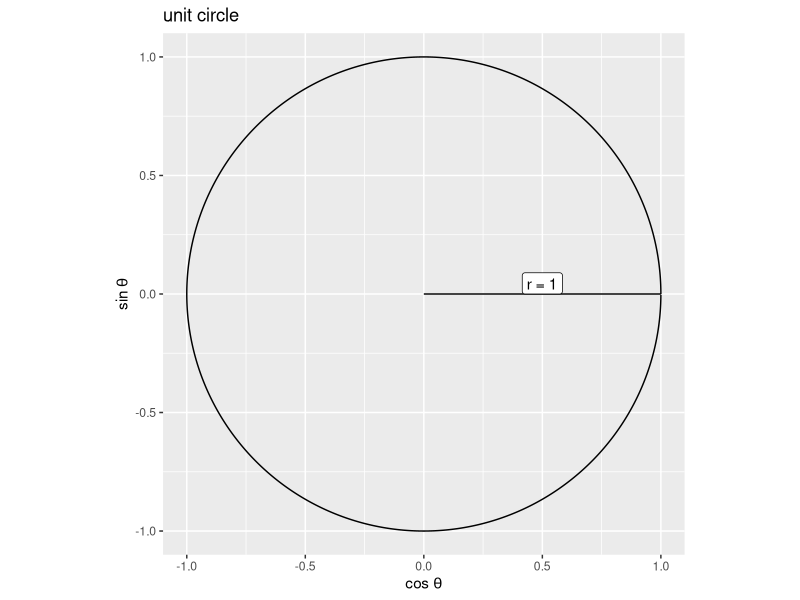
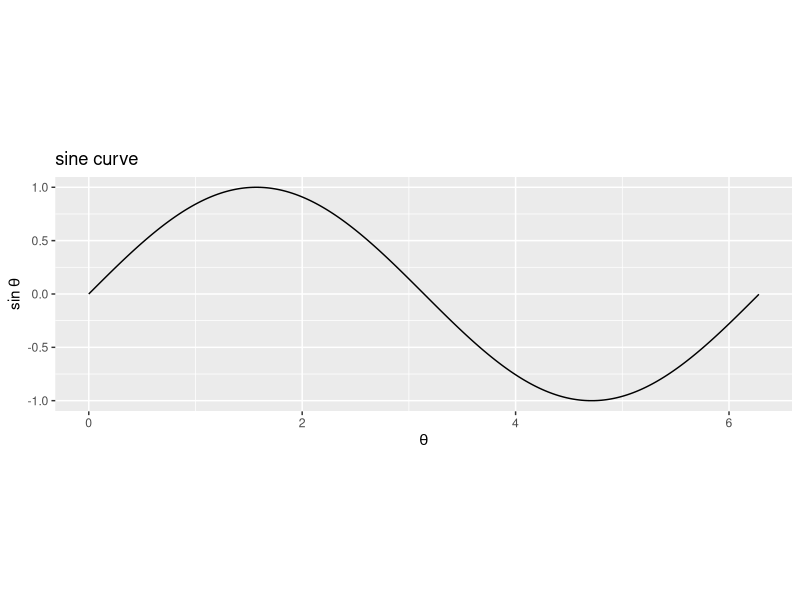
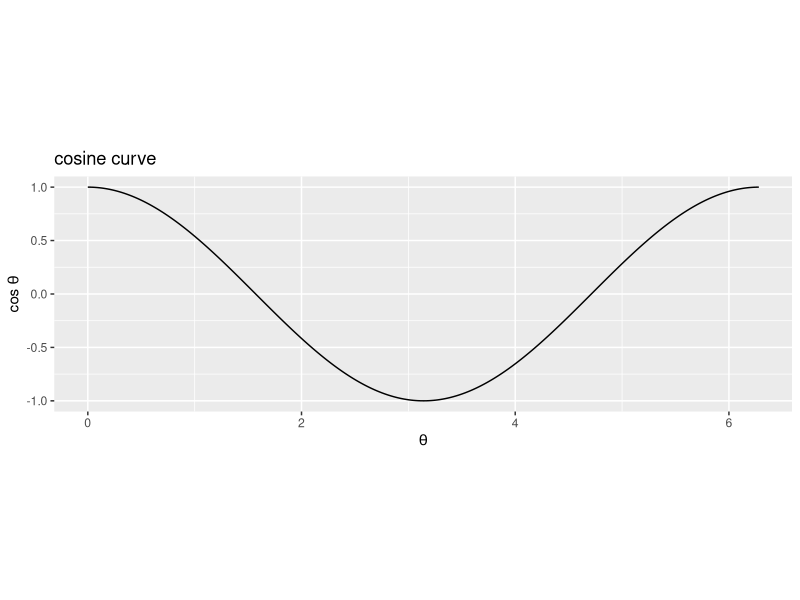
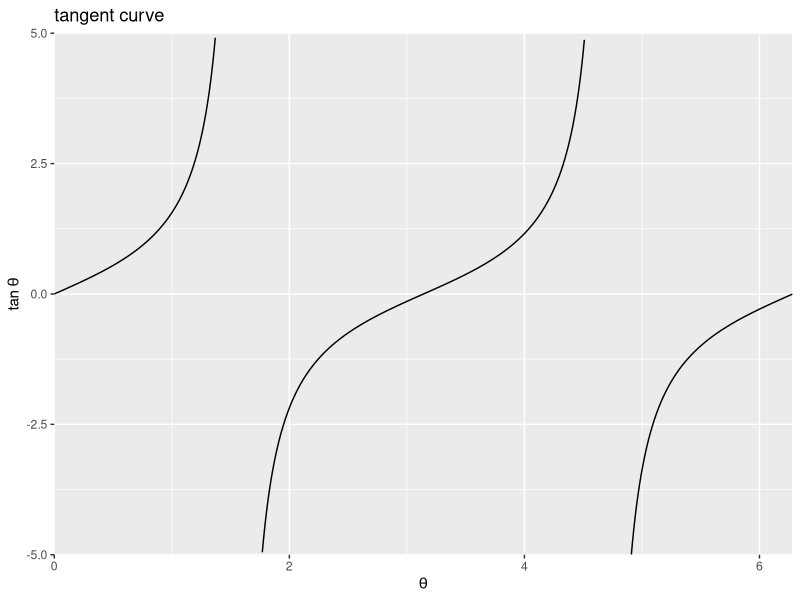
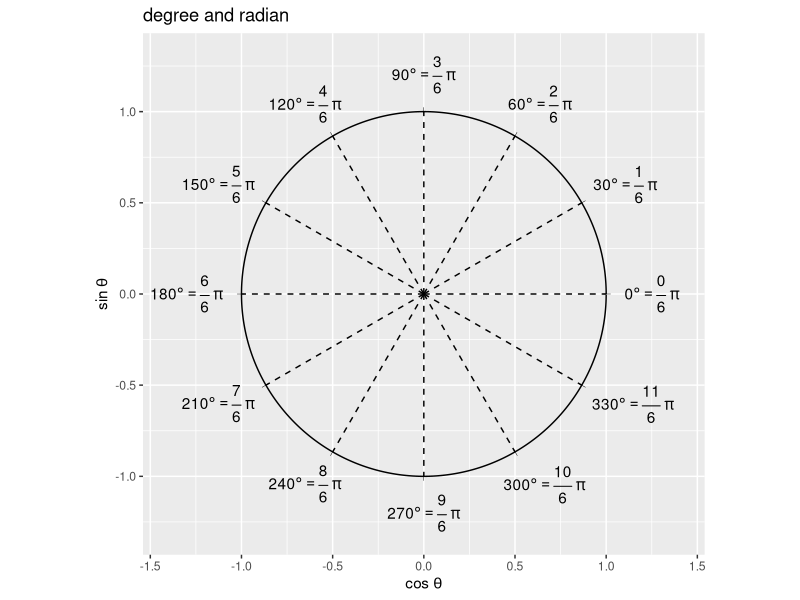
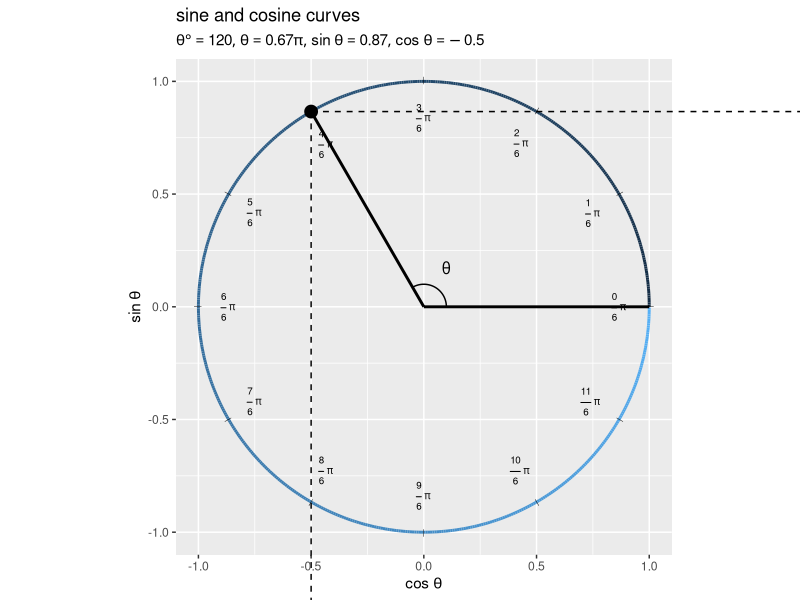
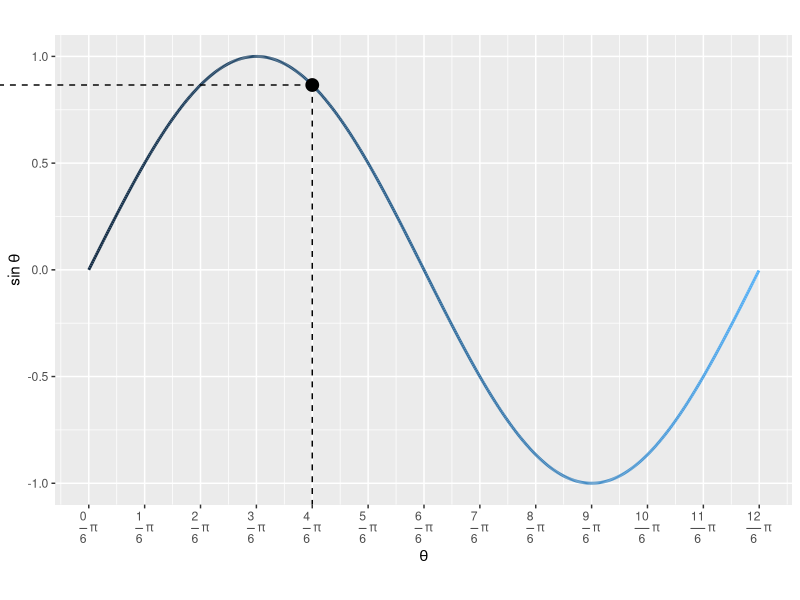
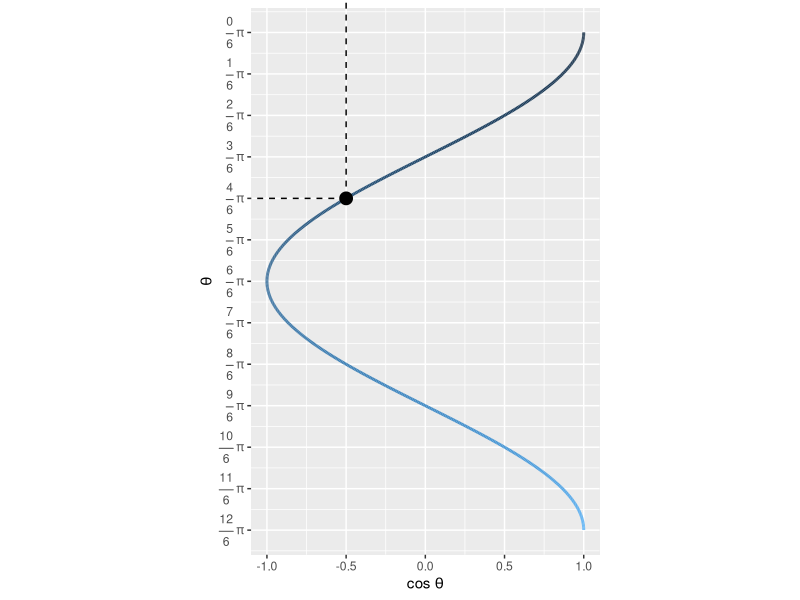

Generate these figures, in order, with R:
## ---- chunk 1
knitr::opts_chunk$set(
  echo = TRUE, 
  message = FALSE, error = FALSE, warning = FALSE # メッセージを非表示
)
## ---- chunk 2
### 資料作成用:(チェック用)

# 利用パッケージ
library(ggplot2)
## ---- chunk 3
# 角度の値を作成
alpha_vals <- seq(from = 0, to = 360, by = 1)

# ラジアンに変換
theta_vals <- alpha_vals / 180 * pi
head(alpha_vals); head(theta_vals)
## ---- chunk 4
# ラジアンの値を作成
theta_vals <- seq(from = 0, to = 2*pi, by = 0.01)
head(theta_vals)
## ---- chunk 5
# サイン波・コサイン波・単位円の描画用
curve_df <- tibble::tibble(
  theta = theta_vals, 
  sin_theta = sin(theta_vals), 
  cos_theta = cos(theta_vals), 
  tan_theta = tan(theta)
)
curve_df
## ---- chunk 6
# 半径の描画用
radius_df <- tibble::tibble(
  xstart = 0, 
  ystart = 0, 
  xend = 1, 
  yend = 0
)

# 半径ラベルの描画用
radius_label_df <- tibble::tibble(
  x = 0.5, 
  y = 0, 
  label = "r = 1"
)

# 単位円を作図
ggplot() + 
  geom_path(data = curve_df, 
            mapping = aes(x = cos_theta, y = sin_theta)) + # 単位円
  geom_segment(data = radius_df, 
               mapping = aes(x = xstart, y = ystart, xend = xend, yend = yend)) + # 半径
  geom_label(data = radius_label_df, 
             mapping = aes(x = x, y = y, label = label), 
             hjust = 0.5, vjust = 0) + # 半径ラベル
  coord_fixed(ratio = 1) + # アスペクト比
  labs(title = "unit circle", 
       x = expression(cos~theta), y = expression(sin~theta))
## ---- chunk 7
# サイン波を作図
ggplot() + 
  geom_line(data = curve_df, 
            mapping = aes(x = theta, y = sin_theta)) + # 関数
  coord_fixed(ratio = 1) + # アスペクト比
  labs(title = "sine curve", 
       x = expression(theta), y = expression(sin~theta))
## ---- chunk 8
# コサイン波を作図
ggplot() + 
  geom_line(data = curve_df, 
            mapping = aes(x = theta, y = cos_theta)) + # 関数
  coord_fixed(ratio = 1) + # アスペクト比
  labs(title = "cosine curve", 
       x = expression(theta), y = expression(cos~theta))
## ---- chunk 9
# 閾値を指定
threshold <- 5

# タンジェント波の描画用
tan_curve_df <- curve_df |> 
  dplyr::select(theta, tan_theta) |> 
  dplyr::mutate(
    tan_theta = dplyr::if_else(
      (tan_theta >= -threshold & tan_theta <= threshold), 
      true = tan_theta, 
      false = NA_real_
    )
  )# 閾値外の値を欠損値に置換
tan_curve_df
## ---- chunk 10
# タンジェント波を作図
ggplot() + 
  geom_line(data = tan_curve_df, 
            mapping = aes(x = theta, y = tan_theta)) + # 関数
  coord_cartesian(ylim = c(-threshold, threshold), expand = FALSE) + # 描画範囲
  labs(title = "tangent curve", 
       x = expression(theta), y = expression(tan~theta))
## ---- chunk 11
# 角度目盛ラベルを作成
rad_label_vec   <- paste0("frac(", 0:12, ", 6)~pi")
angle_label_vec <- paste0(0:12*30, "*degree == frac(", 0:12, ", 6)~pi")

# 角度目盛ラベルの描画用
rad_label_df <- tibble::tibble(
  alpha = 0:11 * 30, 
  theta = 0:11 / 6 * pi, 
  x = cos(theta), 
  y = sin(theta), 
  rad_label = rad_label_vec[1:12], 
  angle_label = angle_label_vec[1:12]
)
rad_label_df
## ---- chunk 12
# 単位円のグラフを作成
d <- 1.1
ggplot() + 
  geom_path(data = curve_df, 
            mapping = aes(x = cos_theta, y = sin_theta)) + # 単位円
  geom_text(data = rad_label_df, 
            mapping = aes(x = x, y = y, angle = alpha+90), 
            label = "|", size = 2) + # 角度目盛
  geom_text(data = rad_label_df, 
            mapping = aes(x = x*d, y = y*d, label = angle_label, hjust = 1-(x*0.5+0.5), vjust = 1-(y*0.5+0.5)), 
            parse = TRUE) + # 角度目盛ラベル
  geom_segment(data = rad_label_df, 
               x = 0, y = 0, mapping = aes(xend = x, yend = y), 
               linetype = "dashed") + # 角度目盛グリッド
  coord_fixed(ratio = 1, xlim = c(-d-0.3, d+0.3), ylim = c(-d-0.2, d+0.2)) + # 描画領域
  labs(title = "degree and radian", 
       x = expression(cos~theta), y = expression(sin~theta))
## ---- chunk 13
# 角度を指定
alpha <- 120

# ラジアンに変換
theta <- alpha / 180 * pi
theta
## ---- chunk 14
# 曲線上の点の描画用
point_df <- tibble::tibble(
  theta = theta, 
  sin_theta = sin(theta), 
  cos_theta = cos(theta), 
  tan_theta = tan(theta)
)
point_df
## ---- chunk 15
# 半径の描画用
radius_df <- tibble::tibble(
  xstart = c(0, 0), 
  ystart = c(0, 0), 
  xend = c(1, cos(theta)), 
  yend = c(0, sin(theta))
)
radius_df
## ---- chunk 16
# 角度マークの描画用
d <- 0.1
angle_df <- tibble::tibble(
  deg = seq(from = 0, to = alpha, by = 1), 
  rad = deg / 180 * pi, 
  x = cos(rad) * d, 
  y = sin(rad) * d
)
angle_df
## ---- chunk 17
# 角度ラベルの描画用
d <- 0.2
angle_label_df <- tibble::tibble(
  deg = 0.5 * alpha, 
  rad = deg / 180 * pi, 
  x = cos(rad) * d, 
  y = sin(rad) * d
)
angle_label_df
## ---- chunk 18
# サイン波・コサイン波との対応用
l <- 2
segment_circle_df <- tibble::tibble(
  xstart = c(cos(theta), cos(theta)), 
  ystart = c(sin(theta), sin(theta)), 
  xend = c(l, cos(theta)), 
  yend = c(sin(theta), -l)
)
segment_circle_df
## ---- chunk 19
# 関数ラベルを作成
fnc_label <- paste0(
  "list(", 
  "theta*degree==", alpha, 
  ", theta==", round(alpha/180, digits = 2), "*pi", 
  ", sin~theta==", round(sin(theta), digits = 2), 
  ", cos~theta==", round(cos(theta), digits = 2), 
  ")"
)

# 単位円を作図
d <- 0.9
circle_graph <- ggplot() + 
  geom_path(data = curve_df, 
            mapping = aes(x = cos_theta, y = sin_theta, color = theta), 
            size = 1) + # 単位円
  geom_segment(data = radius_df, 
               mapping = aes(x = xstart, y = ystart, xend = xend, yend = yend), 
               size = 1) + # 半径
  geom_path(data = angle_df, 
            mapping = aes(x = x, y = y)) + # 角度マーク
  geom_text(data = angle_label_df, 
            mapping = aes(x = x, y = y), 
            label = "theta", parse = TRUE) + # 角度ラベル
  geom_text(data = rad_label_df, 
            mapping = aes(x = x, y = y, angle = alpha+90), 
            label = "|", size = 2) + # ラジアン目盛
  geom_text(data = rad_label_df, 
            mapping = aes(x = x*d, y = y*d, label = rad_label, hjust = x*0.5+0.5, vjust = y*0.5+0.5), 
            parse = TRUE, size = 2.5) + # ラジアン目盛ラベル
  geom_segment(data = segment_circle_df, 
               mapping = aes(x = xstart, y = ystart, xend = xend, yend = yend), 
               linetype = "dashed") + # サイン波・コサイン波との対応線
  geom_point(data = point_df, 
             mapping = aes(x = cos_theta, y = sin_theta), 
             size = 4) + # 関数曲線上の点
  theme(legend.position = "none") + # 凡例を非表示
  coord_fixed(ratio = 1, clip = "off", xlim = c(-1, 1), ylim = c(-1, 1)) + # 描画領域
  labs(title = "sine and cosine curves", 
       subtitle = parse(text = fnc_label), 
       x = expression(cos~theta), y = expression(sin~theta))
circle_graph
## ---- chunk 20
# 横軸(角度)・単位円との対応用
l <- 1.1
segment_sin_df <- tibble::tibble(
  xstart = c(theta, theta), 
  ystart = c(sin(theta), sin(theta)), 
  xend = c(theta, min(theta_vals)-l), 
  yend = c(-l, sin(theta))
)
segment_sin_df
## ---- chunk 21
# サイン波を作図
sin_graph <- ggplot() + 
  geom_line(data = curve_df, 
            mapping = aes(x = theta, y = sin_theta, color = theta), 
            size = 1) + # 関数
  geom_point(data = point_df, 
             mapping = aes(x = theta, y = sin_theta), 
             size = 4) + # 関数曲線上の点
  geom_segment(data = segment_sin_df, 
               mapping = aes(x = xstart, y = ystart, xend = xend, yend = yend), 
               linetype = "dashed") + # 単位円との対応線
  theme(legend.position = "none") + # 凡例を非表示
  scale_x_continuous(breaks = 0:12/6*pi, labels = parse(text = rad_label_vec)) + 
  coord_fixed(ratio = 2, clip = "off", xlim = c(min(theta_vals), max(theta_vals)), ylim = c(-1, 1)) + # 描画領域
  labs(x = expression(theta), y = expression(sin~theta))
sin_graph
## ---- chunk 22
# 縦軸(角度)・単位円との対応用
l <- 1.1
segment_cos_df <- tibble::tibble(
  xstart = c(cos(theta), cos(theta)), 
  ystart = c(theta, theta), 
  xend = c(-l, cos(theta)), 
  yend = c(theta, min(theta_vals)-l)
)
segment_cos_df
## ---- chunk 23
# コサイン波を作図
cos_graph <- ggplot() + 
  geom_path(data = curve_df, 
            mapping = aes(x = cos_theta, y = theta, color = theta), 
            size = 1) + # 関数
  geom_point(data = point_df, 
             mapping = aes(x = cos_theta, y = theta), 
             size = 4) + # 関数曲線上の点
  geom_segment(data = segment_cos_df, 
               mapping = aes(x = xstart, y = ystart, xend = xend, yend = yend), 
               linetype = "dashed") + # 単位円との対応線
  theme(legend.position = "none") + # 凡例を非表示
  scale_y_reverse(breaks = 0:12/6*pi, labels = parse(text = rad_label_vec)) + # y軸を反転
  coord_fixed(ratio = 0.5, clip = "off", xlim = c(-1, 1), ylim = c(max(theta_vals), min(theta_vals))) + # 描画領域
  labs(x = expression(cos~theta), y = expression(theta))
cos_graph
## ---- chunk 24
# グラフを並べて描画
patchwork::wrap_plots(
  circle_graph, sin_graph, cos_graph, patchwork::plot_spacer(), 
  nrow = 2, ncol = 2
)
## ---- chunk 25
# タンジェント波との対応用
l <- 2
segment_circle_df <- tibble::tibble(
  xstart = c(cos(theta), 1), 
  ystart = c(sin(theta), tan(theta)), 
  xend = c(1, l), 
  yend = c(tan(theta), tan(theta))
)
segment_circle_df
## ---- chunk 26
# 閾値を指定
threshold <- 2

# タンジェント波の描画用
tan_curve_df <- curve_df |> 
  dplyr::select(theta, tan_theta) |> 
  dplyr::mutate(
    tan_theta = dplyr::if_else(
      (tan_theta >= -threshold & tan_theta <= threshold), 
      true = tan_theta, 
      false = NA_real_
    )
  )# 閾値外の値を欠損値に置換
tan_curve_df
## ---- chunk 27
# 関数ラベルを作成
fnc_label <- paste0(
  "list(", 
  "theta*degree==", alpha, 
  ", theta==", round(alpha/180, digits = 2), "*pi", 
  ", tan~theta==", round(tan(theta), digits = 2), 
  ")"
)

# 単位円のグラフを作成
d <- 0.9
circle_graph <- ggplot() + 
  geom_path(data = curve_df, 
            mapping = aes(x = cos_theta, y = sin_theta, color = theta), 
            size = 1) + # 単位円
  geom_segment(data = radius_df, 
               mapping = aes(x = xstart, y = ystart, xend = xend, yend = yend), 
               size = 1) + # 半径
  geom_path(data = angle_df, 
            mapping = aes(x = x, y = y)) + # 角度マーク
  geom_text(data = angle_label_df, 
            mapping = aes(x = x, y = y), 
            label = "theta", parse = TRUE) + # 角度ラベル
  geom_text(data = rad_label_df, 
            mapping = aes(x = x, y = y, angle = alpha+90), 
            label = "|", size = 2) + # ラジアン目盛
  geom_text(data = rad_label_df, 
            mapping = aes(x = x*d, y = y*d, label = rad_label, hjust = x*0.5+0.5, vjust = y*0.5+0.5), 
            parse = TRUE, size = 2.5) + # ラジアン目盛ラベル
  geom_segment(data = segment_circle_df, 
               mapping = aes(x = xstart, y = ystart, xend = xend, yend = yend), 
               linetype = "dashed") + # タンジェント波との対応線
  geom_point(data = point_df, 
             mapping = aes(x = cos_theta, y = sin_theta), 
             size = 4) + # 関数曲線上の点
  geom_vline(xintercept = 1, linetype = "dotdash") + # x=1の軸線
  theme(legend.position = "none") + # 凡例を非表示
  coord_fixed(ratio = 1, clip = "off", xlim = c(-1.5, 1.5), c(-threshold, threshold)) + # アスペクト比
  labs(title = "tangent curve", 
       subtitle = parse(text = fnc_label), 
       x = expression(cos~theta), y = expression(sin~theta))
circle_graph
## ---- chunk 28
# 横軸(角度)・単位円との対応用
l <- 1.1
segment_tan_df <- tibble::tibble(
  xstart = c(theta, theta), 
  ystart = c(tan(theta), tan(theta)), 
  xend = c(theta, min(theta_vals)-l), 
  yend = c(-threshold*l, tan(theta))
)
segment_tan_df
## ---- chunk 29
# タンジェント波を作図
tan_graph <- ggplot() + 
  geom_line(data = tan_curve_df, 
            mapping = aes(x = theta, y = tan_theta, color = theta), 
            size = 1) + # 関数
  geom_point(data = point_df, 
             mapping = aes(x = theta, y = tan_theta), 
             size = 4) + # 関数曲線上の点
  geom_segment(data = segment_tan_df, 
               mapping = aes(x = xstart, y = ystart, xend = xend, yend = yend), 
               linetype = "dashed") + # 単位円との対応線
  theme(legend.position = "none") + # 凡例を非表示
  scale_x_continuous(breaks = 0:12/6*pi, labels = parse(text = rad_label_vec)) + 
  coord_fixed(ratio = 1, clip = "off", xlim = c(min(theta_vals), max(theta_vals)), ylim = c(-threshold, threshold)) + # 描画領域
  labs(x = expression(theta), y = expression(tan~theta))
tan_graph
## ---- chunk 30
# グラフを並べて描画
patchwork::wrap_plots(
  circle_graph, tan_graph, 
  nrow = 1, ncol = 2
)
## ---- chunk 31
# フレーム数を指定
frame_num <- 100

# 角度として使う値を作成
alpha_i <- seq(from = 0, to = 360, length.out = frame_num+1)[1:frame_num]
theta_i <- alpha_i / 180 * pi
head(alpha_i); head(theta_i)
## ---- chunk 32
### 資料作成用:(チェック用)

# 利用パッケージ
library(ggplot2)
## ---- chunk 33
# 角度を指定
alpha <- -120

# ラジアンに変換
theta <- alpha / 180 * pi
theta
## ---- chunk 34
# 関数の点の描画用
point_df <- tibble::tibble(
  theta = theta, 
  sin_theta = sin(theta), 
  cos_theta = cos(theta)
)
point_df
## ---- chunk 35
# 単位円の描画用
circle_df <- tibble::tibble(
  theta = seq(from = 0, to = 2*pi, by = 0.04), 
  sin_theta = sin(theta), 
  cos_theta = cos(theta)
)
circle_df
## ---- chunk 36
# 角度目盛の描画用
tick_df <- tibble::tibble(
  alpha = 0:11 * 30, 
  theta = 0:11 / 6 * pi, 
  x = cos(theta), 
  y = sin(theta), 
  rad_label = paste0("frac(", 0:11, ", 6)~pi")
)
tick_df
## ---- chunk 37
# 半径の描画用
radius_df <- tibble::tibble(
  x_from = c(0, 0), 
  y_from = c(0, 0), 
  x_to = c(1, cos(theta)), 
  y_to = c(0, sin(theta))
)

# 角度マークの描画用
d <- 0.1
angle_df <- tibble::tibble(
  theta = seq(from = min(0, theta), to = max(0, theta), by = 0.1), 
  x = cos(theta) * d, 
  y = sin(theta) * d
)

# 角度ラベルの描画用
d <- 0.2
angle_label_df <- tibble::tibble(
  theta = 0.5 * theta, 
  x = cos(theta) * d, 
  y = sin(theta) * d, 
  angle_label = "theta"
)
radius_df; angle_df; angle_label_df
## ---- chunk 38
# sin関数の線の描画用
sin_line_df <- tibble::tibble(
  x_from = cos(theta), 
  y_from = 0, 
  x_to = cos(theta), 
  y_to = sin(theta)
)

# sin関数の線ラベルの描画用
sin_label_df <- sin_line_df |> 
  dplyr::mutate(
    # 中点に配置
    x = median(c(x_from, x_to)), 
    y = median(c(y_from, y_to)), 
    fnc_label = paste0("sin~theta")
  ) |> 
  dplyr::select(x, y, fnc_label)
sin_line_df; sin_label_df
## ---- chunk 39
# 描画領域のサイズを設定
axis_size <- 1.5
l         <- 2

# サイン波との対応用
segment_circle_df <- tibble::tibble(
  x_from = cos(theta), 
  y_from = sin(theta), 
  x_to = -l, 
  y_to = sin(theta)
)
segment_circle_df
## ---- chunk 40
# 関数ラベルを作成
fnc_label <- paste0(
  "list(", 
  "theta==", round(theta/pi, digits = 2), "*pi", 
  ", sin~theta==", round(sin(theta), digits = 2), 
  ", cos~theta==", round(cos(theta), digits = 2), 
  ")"
)

# 単位円を作図
d <- 1.1
circle_graph <- ggplot() + 
  geom_path(data = circle_df, 
            mapping = aes(x = cos_theta, y = sin_theta), 
            size = 1) + # 単位円
  geom_text(data = tick_df, 
            mapping = aes(x = x, y = y, angle = alpha+90), 
            label = "|", size = 2) + # 角度目盛
  geom_text(data = tick_df, 
            mapping = aes(x = x*d, y = y*d, label = rad_label, 
                          hjust = 1-(x*0.5+0.5), vjust = 1-(y*0.5+0.5)), parse = TRUE) + # 角度目盛ラベル
  geom_segment(data = radius_df, 
               mapping = aes(x = x_from, y = y_from, xend = x_to, yend = y_to)) + # 半径
  geom_path(data = angle_df, 
            mapping = aes(x = x, y = y)) + # 角度マーク
  geom_text(data = angle_label_df, 
            mapping = aes(x = x, y = y, label = angle_label), parse = TRUE) + # 角度ラベル
  geom_segment(data = sin_line_df, 
               mapping = aes(x = x_from, y = y_from, xend = x_to, yend = y_to), 
               color = "red", size = 1) + # sin関数
  geom_text(data = sin_label_df, 
             mapping = aes(x = x, y = y, label = fnc_label), parse = TRUE, 
             angle = 90, vjust = 1, color = "red") + # sin関数ラベル
  geom_segment(data = segment_circle_df, 
               mapping = aes(x = x_from, y = y_from, xend = x_to, yend = y_to), 
               linetype = "dashed") + # sin波との対応線
  geom_point(data = point_df, 
             mapping = aes(x = cos_theta, y = sin_theta), 
             size = 4) + # 単位円上の点
  coord_fixed(ratio = 1, clip = "off", xlim = c(-axis_size, axis_size), ylim = c(-axis_size, axis_size)) + # 描画領域
  labs(title = "unit circle", 
       subtitle = parse(text = fnc_label), 
       x = "x", y = "y")
circle_graph
## ---- chunk 41
# 作図用のラジアンの値を作成
theta_vals <- seq(from = theta-pi, to = theta+pi, by = 0.01)
head(theta_vals)
## ---- chunk 42
# サイン波の描画用
sin_curve_df <- tibble::tibble(
  theta = theta_vals, 
  sin_theta = sin(theta_vals)
)
sin_curve_df
## ---- chunk 43
# x軸(角度)・単位円との対応用
d <- 1.1
segment_sin_df <- tibble::tibble(
  x_from = c(theta, theta), 
  y_from = c(sin(theta), sin(theta)), 
  x_to = c(theta, max(theta_vals)+l), 
  y_to = c(-axis_size*d, sin(theta))
)
segment_sin_df
## ---- chunk 44
# x軸目盛ラベルの描画用の値を作成
tick_min <- floor(min(theta_vals) * 6 / pi)
tick_vec <- seq(from = tick_min, to = tick_min+13, by = 1)
tick_vec
## ---- chunk 45
# 関数ラベルを作成
fnc_label <- paste0(
  "list(", 
  "theta==", round(theta/pi, digits = 2), "*pi", 
  ", sin~theta==", round(sin(theta), digits = 2), 
  ")"
)

# サイン波を作図
sin_graph <- ggplot() + 
  geom_line(data = sin_curve_df, 
            mapping = aes(x = theta, y = sin_theta), 
            color = "red", size = 1) + # sin関数
  geom_segment(data = segment_sin_df, 
               mapping = aes(x = x_from, y = y_from, xend = x_to, yend = y_to), 
               linetype = "dashed") + # 単位円との対応線
  geom_point(data = point_df, 
             mapping = aes(x = theta, y = sin_theta), 
             size = 4) + # 関数曲線上の点
  scale_x_continuous(breaks = tick_vec/6*pi, 
                     labels = parse(text = paste0("frac(", tick_vec, ", 6)~pi"))) + # 角度目盛ラベル
  coord_fixed(ratio = 1, clip = "off", 
              xlim = c(min(theta_vals), max(theta_vals)), ylim = c(-axis_size, axis_size)) + # 描画領域
  labs(title = "sine curve", 
       subtitle = parse(text = fnc_label), 
       x = expression(theta), y = expression(sin(theta)))
sin_graph
## ---- chunk 46
# グラフを並べて描画
patchwork::wrap_plots(sin_graph, circle_graph)
## ---- chunk 47
# フレーム数を指定
frame_num <- 100

# 角度の範囲を指定
theta_min <- -2 * pi
theta_max <- 2 * pi

# フレームごとの角度を作成
theta_i <- seq(from = theta_min, to = theta_max, length.out = frame_num+1)[1:frame_num]
head(theta_i)
## ---- chunk 48
### 資料作成用:(チェック用)

# 利用パッケージ
library(ggplot2)
## ---- chunk 49
# 関数の係数を指定
k <- 3

# 角度を指定
alpha <- 120

# ラジアンに変換
theta <- alpha / 180 * pi
theta
## ---- chunk 50
# 関数の点の描画用
point_df <- tibble::tibble(
  theta = theta, 
  sin_theta = sin(theta) * c(1, k), 
  cos_theta = cos(theta) * c(1, k), 
  fnc = c("sin theta", "k sin theta")
)
point_df
## ---- chunk 51
# 単位円の描画用
tmp_vals <- seq(from = 0, to = 2*pi, by = 0.05)
circle_df <- tibble::tibble(
  theta = c(tmp_vals, tmp_vals), 
  sin_theta = c(sin(tmp_vals), sin(tmp_vals)*k), 
  cos_theta = c(cos(tmp_vals), cos(tmp_vals)*k), 
  fnc = rep(c("sin theta", "k sin theta"), each = length(tmp_vals))
)
circle_df
## ---- chunk 52
# 角度目盛の描画用
tick_df <- tibble::tibble(
  alpha = 0:11 * 30, 
  theta = 0:11 / 6 * pi, 
  x = cos(theta), 
  y = sin(theta), 
  rad_label = paste0("frac(", 0:11, ", 6)~pi")
)
tick_df
## ---- chunk 53
# 半径の描画用
radius_df <- tibble::tibble(
  x_from = c(0, 0, 0), 
  y_from = c(0, 0, 0), 
  x_to = c(1, cos(theta), cos(theta)*k), 
  y_to = c(0, sin(theta), sin(theta)*k), 
  fnc = c("r", "sin theta", "k sin theta")
)

# 角度マークの描画用
d <- 0.1
angle_df <- tibble::tibble(
  theta = seq(from = min(0, theta), to = max(0, theta), length.out = 100), 
  x = cos(theta) * d, 
  y = sin(theta) * d
)

# 角度ラベルの描画用
d <- 0.2
angle_label_df <- tibble::tibble(
  theta = 0.5 * theta, 
  x = cos(theta) * d, 
  y = sin(theta) * d, 
  angle_label = "theta"
)
radius_df; angle_df; angle_label_df
## ---- chunk 54
# sin関数の線の描画用
sin_line_df <- tibble::tibble(
  x_from = c(cos(theta), cos(theta)*k), 
  y_from = c(0, 0), 
  x_to = c(cos(theta), cos(theta)*k), 
  y_to = c(sin(theta), sin(theta)*k), 
  fnc = c("sin theta", "k sin theta")
)

# sin関数の線ラベルの描画用
sin_label_df <- sin_line_df |> 
  dplyr::group_by(fnc) |> # 中点の計算用
  dplyr::mutate(
    # 中点に配置
    x = median(c(x_from, x_to)), 
    y = median(c(y_from, y_to))
  ) |> 
  dplyr::ungroup() |> 
  tibble::add_column(
    fnc_label = c("sin~theta", "k~sin~theta")
  ) |> 
  dplyr::select(x, y, fnc, fnc_label)
sin_line_df; sin_label_df
## ---- chunk 55
# 描画領域のサイズを設定
axis_size <- max(1, abs(k)) + 0.5
l         <- 1.5

# サイン波との対応用
segment_circle_df <- tibble::tibble(
  x_from = c(cos(theta), cos(theta)*k), 
  y_from = c(sin(theta), sin(theta)*k), 
  x_to = c(-axis_size-l, -axis_size-l), 
  y_to = c(sin(theta), sin(theta)*k), 
  fnc = c("sin theta", "k sin theta")
)
segment_circle_df
## ---- chunk 56
# 関数ラベルを作成
fnc_label <- paste0(
  "list(", 
  "theta==", round(theta/pi, digits = 2), "*pi", 
  ", k==", k, 
  ", sin~theta==", round(sin(theta), digits = 2), 
  ", cos~theta==", round(cos(theta), digits = 2), 
  ")"
)

# 単位円を作図
d <- 1.2
circle_graph <- ggplot() + 
  geom_path(data = circle_df, 
            mapping = aes(x = cos_theta, y = sin_theta, group = fnc, linetype = fnc), 
            size = 1) + # 単位円
  geom_text(data = tick_df, 
            mapping = aes(x = x, y = y, angle = alpha+90), 
            label = "|", size = 2) + # 角度目盛
  geom_text(data = tick_df, 
            mapping = aes(x = x*d, y = y*d, label = rad_label, 
                          hjust = 1-(x*0.5+0.5), vjust = 1-(y*0.5+0.5)), parse = TRUE) + # 角度目盛ラベル
  geom_segment(data = radius_df, 
               mapping = aes(x = x_from, y = y_from, xend = x_to, yend = y_to, linetype = fnc)) + # 半径
  geom_path(data = angle_df, 
            mapping = aes(x = x, y = y)) + # 角度マーク
  geom_text(data = angle_label_df, 
            mapping = aes(x = x, y = y, label = angle_label), parse = TRUE) + # 角度ラベル
  geom_segment(data = sin_line_df, 
               mapping = aes(x = x_from, y = y_from, xend = x_to, yend = y_to, color = fnc), 
               size = 1) + # sin関数
  geom_text(data = sin_label_df, 
             mapping = aes(x = x, y = y, label = fnc_label, color = fnc), parse = TRUE, 
             angle = 90, vjust = 1) + # sin関数ラベル
  geom_segment(data = segment_circle_df, 
               mapping = aes(x = x_from, y = y_from, xend = x_to, yend = y_to), 
               linetype = "dotted") + # sin波との対応線
  geom_point(data = point_df, 
             mapping = aes(x = cos_theta, y = sin_theta), 
             size = 4) + # 円上の点
  scale_color_manual(breaks = c("sin theta", "k sin theta"), 
                     values = c("red", "blue")) + # 線の色
  scale_linetype_manual(breaks = c("sin theta", "k sin theta", "r"), 
                        values = c("solid", "dashed", "solid")) + # 線の種類
  theme(legend.position = "none") + # 凡例の非表示
  coord_fixed(ratio = 1, clip = "off", 
              xlim = c(-axis_size, axis_size), ylim = c(-axis_size, axis_size)) + # 描画領域
  labs(title = "unit circle", 
       subtitle = parse(text = fnc_label), 
       x = "x", y = "y")
circle_graph
## ---- chunk 57
# 作図用のラジアンの値を作成
theta_vals <- seq(from = theta-2*pi, to = theta+2*pi, by = 0.01)
head(theta_vals)
## ---- chunk 58
# サイン波の描画用
sin_curve_df <- tibble::tibble(
  theta = c(theta_vals, theta_vals), 
  sin_theta = c(sin(theta_vals), sin(theta_vals)*k), 
  fnc = rep(c("sin theta", "k sin theta"), each = length(theta_vals))
)
sin_curve_df
## ---- chunk 59
# x軸(角度)・単位円との対応用
d <- 1.1
segment_sin_df <- tibble::tibble(
  x_from = c(theta, theta, theta, theta), 
  y_from = c(sin(theta), sin(theta), sin(theta)*k, sin(theta)*k), 
  x_to = c(theta, max(theta_vals)+l, theta, max(theta_vals)+l), 
  y_to = c(-axis_size*d, sin(theta), -axis_size*d, sin(theta)*k), 
  fnc = rep(c("sin theta", "k sin theta"), each = 2)
)
segment_sin_df
## ---- chunk 60
# x軸目盛ラベルの描画用の値を作成
tick_min <- floor(min(theta_vals) * 6 / pi)
tick_vec <- seq(from = tick_min, to = tick_min+25, by = 1)
tick_vec
## ---- chunk 61
# 関数ラベルを作成
fnc_label <- paste0(
  "list(", 
  "theta==", round(theta/pi, digits = 2), "*pi", 
  ", k==", k, 
  ", sin~theta==", round(sin(theta), digits = 2), 
  ", k~sin~theta==", round(sin(theta)*k, digits = 2), 
  ")"
)

# サイン波を作図
sin_graph <- ggplot() + 
  geom_line(data = sin_curve_df, 
            mapping = aes(x = theta, y = sin_theta, color = fnc), 
            size = 1) + # sin関数
  geom_segment(data = segment_sin_df, 
               mapping = aes(x = x_from, y = y_from, xend = x_to, yend = y_to), 
               linetype = "dotted") + # 単位円との対応線
  geom_point(data = point_df, 
             mapping = aes(x = theta, y = sin_theta), 
             size = 4) + # 関数曲線上の点
  scale_x_continuous(breaks = tick_vec/6*pi, 
                     labels = parse(text = paste0("frac(", tick_vec, ", 6)~pi"))) + # 角度目盛ラベル
  scale_color_manual(breaks = c("sin theta", "k sin theta"), 
                     values = c("red", "blue"), 
                     labels = parse(text = c("sin~theta", "k~sin~theta")), 
                     name = "function") + # 線の色
  coord_fixed(ratio = 1, clip = "off", 
              xlim = c(min(theta_vals), max(theta_vals)), ylim = c(-axis_size, axis_size)) + # 描画領域
  labs(title = "sine curve", 
       subtitle = parse(text = fnc_label), 
       x = expression(theta), y = expression(f(theta)))
sin_graph
## ---- chunk 62
# グラフを並べて描画
patchwork::wrap_plots(sin_graph, circle_graph) + 
  patchwork::plot_layout(guides = "collect")
## ---- chunk 63
# フレーム数を指定
frame_num <- 100

# 関数の係数を指定
k <- 3

# 角度の範囲を指定
theta_min <- -2 * pi
theta_max <- 2 * pi

# フレームごとの角度を作成
theta_i <- seq(from = theta_min, to = theta_max, length.out = frame_num+1)[1:frame_num]
head(theta_i)
## ---- chunk 64
# 変数の係数を指定
a <- 4

# 角度を指定
alpha <- 60

# ラジアンに変換
theta <- alpha / 180 * pi
theta
## ---- chunk 65
# 関数の点の描画用
point_df <- tibble::tibble(
  theta = c(theta, theta), 
  sin_theta = sin(theta * c(1, a)), 
  cos_theta = cos(theta * c(1, a)), 
  fnc = c("sin theta", "sin(a theta)")
)
point_df
## ---- chunk 66
# 単位円の描画用
circle_df <- tibble::tibble(
  theta = seq(from = 0, to = 2*pi, by = 0.04), 
  sin_theta = sin(theta), 
  cos_theta = cos(theta)
)

# 角度目盛の描画用
tick_df <- tibble::tibble(
  alpha = 0:11 * 30, 
  theta = 0:11 / 6 * pi, 
  x = cos(theta), 
  y = sin(theta), 
  rad_label = paste0("frac(", 0:11, ", 6)~pi")
)
circle_df; tick_df
## ---- chunk 67
# 半径の描画用
radius_df <- tibble::tibble(
  x_from = c(0, 0, 0), 
  y_from = c(0, 0, 0), 
  x_to = c(1, cos(theta), cos(theta*a)), 
  y_to = c(0, sin(theta), sin(theta*a)), 
  fnc = c("r", "sin theta", "sin(a theta)")
)

# 角度マークの描画用
d1 <- 0.15
d2 <- 0.2
tmp_vals  <- seq(from = min(0, theta), to = max(0, theta), length.out = 100)
angle_df <- tibble::tibble(
  rad = c(tmp_vals, tmp_vals), 
  x = c(cos(tmp_vals)*d1, cos(tmp_vals*a)*d2), 
  y = c(sin(tmp_vals)*d1, sin(tmp_vals*a)*d2), 
  ang = c(rep(c("theta", "a theta"), each = length(tmp_vals)))
)

# 角度ラベルの描画用
d1 <- 0.1
d2 <- 0.3
angle_label_df <- tibble::tibble(
  rad = c(median(c(0, theta)), median(c(0, theta*a))), 
  x = cos(rad) * c(d1, d2), 
  y = sin(rad) * c(d1, d2), 
  angle_label = c("theta", "a*theta"), 
  ang = c("theta", "a theta")
)
radius_df; angle_df; angle_label_df
## ---- chunk 68
# sin関数の線の描画用
sin_line_df <- tibble::tibble(
  x_from = c(cos(theta), cos(theta*a)), 
  y_from = c(0, 0), 
  x_to = c(cos(theta), cos(theta*a)), 
  y_to = c(sin(theta), sin(theta*a)), 
  fnc = c("sin theta", "sin(a theta)")
)

# sin関数の線ラベルの描画用
sin_label_df <- sin_line_df |> 
  dplyr::group_by(fnc) |> # 中点の計算用
  dplyr::mutate(
    # 中点に配置
    x = median(c(x_from, x_to)), 
    y = median(c(y_from, y_to))
  ) |> 
  dplyr::ungroup() |> 
  tibble::add_column(
    fnc_label = c("sin~theta", "sin~(a*theta)")
  ) |> 
  dplyr::select(x, y, fnc, fnc_label)
sin_line_df; sin_label_df
## ---- chunk 69
# 描画領域のサイズを設定
axis_size <- 1.5
l         <- 0.5

# サイン波との対応用
segment_circle_df <- tibble::tibble(
  x_from = c(cos(theta), cos(theta*a)), 
  y_from = c(sin(theta), sin(theta*a)), 
  x_to = c(-axis_size-l, -axis_size-l), 
  y_to = c(sin(theta), sin(theta*a)), 
  fnc = c("sin theta", "sin(a theta)")
)
segment_circle_df
## ---- chunk 70
# 関数ラベルを作成
fnc_label <- paste0(
  "list(", 
  "theta==", round(theta/pi, digits = 2), "*pi", 
  ", a==", round(a, digits = 2), 
  ", sin~theta==", round(sin(theta), digits = 2), 
  ", cos~theta==", round(cos(theta), digits = 2), 
  ")"
)

# 円を作図
d <- 1.2
circle_graph <- ggplot() + 
  geom_path(data = circle_df, 
            mapping = aes(x = cos_theta, y = sin_theta), 
            size = 1) + # 単位円
  geom_text(data = tick_df, 
            mapping = aes(x = x, y = y, angle = alpha+90), 
            label = "|", size = 2) + # 角度目盛
  geom_text(data = tick_df, 
            mapping = aes(x = x*d, y = y*d, label = rad_label, 
                          hjust = 1-(x*0.5+0.5), vjust = 1-(y*0.5+0.5)), parse = TRUE) + # 角度目盛ラベル
  geom_segment(data = radius_df, 
               mapping = aes(x = x_from, y = y_from, xend = x_to, yend = y_to, linetype = fnc)) + # 半径
  geom_path(data = angle_df, 
            mapping = aes(x = x, y = y, color = ang)) + # 角度マーク
  geom_text(data = angle_label_df, 
            mapping = aes(x = x, y = y, label = angle_label, color = ang), parse = TRUE) + # 角度ラベル
  geom_segment(data = sin_line_df, 
               mapping = aes(x = x_from, y = y_from, xend = x_to, yend = y_to, color = fnc), 
               size = 1) + # sin関数
  geom_text(data = sin_label_df, 
             mapping = aes(x = x, y = y, label = fnc_label, color = fnc), parse = TRUE, 
             angle = 90, vjust = 1) + # sin関数ラベル
  geom_segment(data = segment_circle_df, 
               mapping = aes(x = x_from, y = y_from, xend = x_to, yend = y_to), 
               linetype = "dotted") + # sin波との対応線
  geom_point(data = point_df, 
             mapping = aes(x = cos_theta, y = sin_theta), 
             size = 4) + # 円上の点
  scale_color_manual(breaks = c("sin theta", "sin(a theta)", "theta", "a theta"), 
                     values = c("red", "blue", "red", "blue")) + # 線の色
  scale_linetype_manual(breaks = c("sin theta", "sin(a theta)", "r"), 
                        values = c("solid", "dashed", "solid")) + 
  theme(legend.position = "none") + # 凡例の非表示
  coord_fixed(ratio = 1, clip = "off", 
              xlim = c(-axis_size, axis_size), ylim = c(-axis_size, axis_size)) + # 描画領域
  labs(title = "unit circle", 
       subtitle = parse(text = fnc_label), 
       x = "x", y = "y")
circle_graph
## ---- chunk 71
# 作図用のラジアンの値を作成
theta_vals <- seq(from = theta-2*pi, to = theta+2*pi, by = 0.01)
head(theta_vals)
## ---- chunk 72
# サイン波の描画用
sin_curve_df <- tibble::tibble(
  theta = c(theta_vals, theta_vals), 
  sin_theta = c(sin(theta_vals), sin(theta_vals*a)), 
  fnc = rep(c("sin theta", "sin(a theta)"), each = length(theta_vals))
)
sin_curve_df
## ---- chunk 73
# x軸(角度)・単位円との対応用
d <- 1.1
segment_sin_df <- tibble::tibble(
  x_from = c(theta, theta, theta, theta), 
  y_from = c(sin(theta), sin(theta), sin(theta*a), sin(theta*a)), 
  x_to = c(theta, max(theta_vals)+l, theta, max(theta_vals)+l), 
  y_to = c(-axis_size*d, sin(theta), -axis_size*d, sin(theta*a)), 
  fnc = rep(c("sin theta", "sin(a theta)"), each = 2)
)
segment_sin_df
## ---- chunk 74
# x軸目盛ラベルの描画用の値を作成
tick_min <- floor(min(theta_vals) * 6 / pi)
tick_vec <- seq(from = tick_min, to = tick_min+25, by = 1)
tick_vec
## ---- chunk 75
# 関数ラベルを作成
fnc_label <- paste0(
  "list(", 
  "theta==", round(theta/pi, digits = 2), "*pi", 
  ", a==", round(a, digits = 2), 
  ", sin~theta==", round(sin(theta), digits = 2), 
  ", sin~(a*theta)==", round(sin(theta*a), digits = 2), 
  ")"
)

# サイン波を作図
sin_graph <- ggplot() + 
  geom_line(data = sin_curve_df, 
            mapping = aes(x = theta, y = sin_theta, color = fnc), 
            size = 1) + # sin関数
  geom_segment(data = segment_sin_df, 
               mapping = aes(x = x_from, y = y_from, xend = x_to, yend = y_to), 
               linetype = "dotted") + # 単位円との対応線
  geom_point(data = point_df, 
             mapping = aes(x = theta, y = sin_theta), 
             size = 4) + # 関数曲線上の点
  scale_x_continuous(breaks = tick_vec/6*pi, 
                     labels = parse(text = paste0("frac(", tick_vec, ", 6)~pi"))) + # 角度目盛ラベル
  scale_color_manual(breaks = c("sin theta", "sin(a theta)"), 
                     values = c("red", "blue"), 
                     labels = parse(text = c("sin~theta", "sin~(a*theta)")), 
                     name = "function") + # 線の色
  theme(legend.text.align = 0) + # 凡例の設定
  coord_fixed(ratio = 1, clip = "off", 
              xlim = c(min(theta_vals), max(theta_vals)), ylim = c(-axis_size, axis_size)) + # 描画領域
  labs(title = "sine curve", 
       subtitle = parse(text = fnc_label), 
       x = expression(theta), y = expression(f(theta)))
sin_graph
## ---- chunk 76
# グラフを並べて描画
patchwork::wrap_plots(sin_graph, circle_graph) + 
  patchwork::plot_layout(guides = "collect")
## ---- chunk 77
# フレーム数を指定
frame_num <- 100

# 変数の定数項を指定
a <- 2

# 角度の範囲を指定
theta_min <- -2 * pi
theta_max <- 2 * pi

# フレームごとの角度を作成
theta_i <- seq(from = theta_min, to = theta_max, length.out = frame_num+1)[1:frame_num]
head(theta_i)
## ---- chunk 78
# 変数の定数項を指定
b <- 0.5 * pi

# 角度を指定
alpha <- 120

# ラジアンに変換
theta <- alpha / 180 * pi
theta
## ---- chunk 79
# 関数の点の描画用
point_df <- tibble::tibble(
  theta = c(theta, theta), 
  sin_theta = sin(theta + c(0, b)), 
  cos_theta = cos(theta + c(0, b)), 
  fnc = c("sin theta", "sin(theta+b)")
)
point_df
## ---- chunk 80
# 単位円の描画用
circle_df <- tibble::tibble(
  theta = seq(from = 0, to = 2*pi, by = 0.05), 
  sin_theta = sin(theta), 
  cos_theta = cos(theta)
)

# 角度目盛の描画用
tick_df <- tibble::tibble(
  alpha = 0:11 * 30, 
  theta = 0:11 / 6 * pi, 
  x = cos(theta), 
  y = sin(theta), 
  rad_label = paste0("frac(", 0:11, ", 6)~pi")
)
circle_df; tick_df
## ---- chunk 81
# 半径の描画用
radius_df <- tibble::tibble(
  x_from = c(0, 0, 0), 
  y_from = c(0, 0, 0), 
  x_to = c(1, cos(theta), cos(theta+b)), 
  y_to = c(0, sin(theta), sin(theta+b)), 
  fnc = c("r", "sin theta", "sin(theta+b)")
)

# 角度マークの描画用
d1 <- 0.15
d2 <- 0.2
d3 <- 0.4
tmp_t_vals  <- seq(from = min(0, theta), to = max(0, theta), length.out = 100)
tmp_b_vals  <- seq(from = min(theta, theta+b),  to = max(theta, theta+b), length.out = 100)
tmp_tb_vals <- seq(from = min(0, theta+b),  to = max(0, theta+b), length.out = 100)
angle_df <- tibble::tibble(
  rad = c(tmp_t_vals, tmp_b_vals, tmp_tb_vals), 
  x = c(cos(tmp_t_vals)*d1, cos(tmp_b_vals)*d2, cos(tmp_tb_vals)*d3), 
  y = c(sin(tmp_t_vals)*d1, sin(tmp_b_vals)*d2, sin(tmp_tb_vals)*d3), 
  ang = c(
    rep("theta", times = length(tmp_t_vals)), 
    rep("b", times = length(tmp_b_vals)), 
    rep("theta+b", times = length(tmp_tb_vals))
  )
)

# 角度ラベルの描画用
d1 <- 0.1
d2 <- 0.3
d3 <- 0.5
angle_label_df <- tibble::tibble(
  rad = c(median(c(0, theta)), median(c(theta, theta+b)), median(c(0, theta+b))), 
  x = cos(rad) * c(d1, d2, d3), 
  y = sin(rad) * c(d1, d2, d3), 
  angle_label = c("theta", "b", "(theta+b)"), 
  ang = c("theta", "b", "theta+b")
)
radius_df; angle_df; angle_label_df
## ---- chunk 82
# sin関数の線の描画用
sin_line_df <- tibble::tibble(
  x_from = c(cos(theta), cos(theta+b)), 
  y_from = c(0, 0), 
  x_to = c(cos(theta), cos(theta+b)), 
  y_to = c(sin(theta), sin(theta+b)), 
  fnc = c("sin theta", "sin(theta+b)")
)

# sin関数の線ラベルの描画用
sin_label_df <- sin_line_df |> 
  dplyr::group_by(fnc) |> # 中点の計算用
  dplyr::mutate(
    # 中点に配置
    x = median(c(x_from, x_to)), 
    y = median(c(y_from, y_to))
  ) |> 
  dplyr::ungroup() |> 
  tibble::add_column(
    fnc_label = c("sin~theta", "sin~(theta+b)")
  ) |> 
  dplyr::select(x, y, fnc, fnc_label)
sin_line_df; sin_label_df
## ---- chunk 83
# 描画領域のサイズを設定
axis_size <- 1.5
l         <- 0.5

# サイン波との対応用
segment_circle_df <- tibble::tibble(
  x_from = c(cos(theta), cos(theta+b)), 
  y_from = c(sin(theta), sin(theta+b)), 
  x_to = c(-axis_size-l, -axis_size-l), 
  y_to = c(sin(theta), sin(theta+b)), 
  fnc = c("sin theta", "sin(theta+b)")
)
segment_circle_df
## ---- chunk 84
# 関数ラベルを作成
fnc_label <- paste0(
  "list(", 
  "theta==", round(theta/pi, digits = 2), "*pi", 
  ", b==", round(b, digits = 2), 
  ", sin~theta==", round(sin(theta), digits = 2), 
  ", cos~theta==", round(cos(theta), digits = 2), 
  ")"
)

# 円を作図
d <- 1.2
circle_graph <- ggplot() + 
  geom_path(data = circle_df, 
            mapping = aes(x = cos_theta, y = sin_theta), 
            size = 1) + # 単位円
  geom_text(data = tick_df, 
            mapping = aes(x = x, y = y, angle = alpha+90), 
            label = "|", size = 2) + # 角度目盛
  geom_text(data = tick_df, 
            mapping = aes(x = x*d, y = y*d, label = rad_label, 
                          hjust = 1-(x*0.5+0.5), vjust = 1-(y*0.5+0.5)), parse = TRUE) + # 角度目盛ラベル
  geom_segment(data = radius_df, 
               mapping = aes(x = x_from, y = y_from, xend = x_to, yend = y_to, linetype = fnc)) + # 半径
  geom_path(data = angle_df, 
            mapping = aes(x = x, y = y, color = ang)) + # 角度マーク
  geom_text(data = angle_label_df, 
            mapping = aes(x = x, y = y, label = angle_label, color = ang), parse = TRUE) + # 角度ラベル
  geom_segment(data = sin_line_df, 
               mapping = aes(x = x_from, y = y_from, xend = x_to, yend = y_to, color = fnc), 
               size = 1) + # sin関数
  geom_text(data = sin_label_df, 
             mapping = aes(x = x, y = y, label = fnc_label, color = fnc), parse = TRUE, 
             angle = 90, vjust = 1) + # sin関数ラベル
  geom_segment(data = segment_circle_df, 
               mapping = aes(x = x_from, y = y_from, xend = x_to, yend = y_to), 
               linetype = "dotted") + # sin波との対応線
  geom_point(data = point_df, 
             mapping = aes(x = cos_theta, y = sin_theta), 
             size = 4) + # 円上の点
  scale_color_manual(breaks = c("sin theta", "sin(theta+b)", "theta", "b", "theta+b"), 
                     values = c("red", "blue", "red", "purple", "blue")) + # 線の色
  scale_linetype_manual(breaks = c("sin theta", "sin(theta+b)", "r"), 
                        values = c("solid", "dashed", "solid")) + 
  theme(legend.position = "none") + # 凡例の非表示
  coord_fixed(ratio = 1, clip = "off", 
              xlim = c(-axis_size, axis_size), ylim = c(-axis_size, axis_size)) + # 描画領域
  labs(title = "unit circle", 
       subtitle = parse(text = fnc_label), 
       x = "x", y = "y")
circle_graph
## ---- chunk 85
# 作図用のラジアンの値を作成
theta_vals <- seq(from = theta-2*pi, to = theta+2*pi, by = 0.01)
head(theta_vals)
## ---- chunk 86
# サイン波の描画用
sin_curve_df <- tibble::tibble(
  theta = c(theta_vals, theta_vals), 
  sin_theta = c(sin(theta_vals), sin(theta_vals+b)), 
  fnc = rep(c("sin theta", "sin(theta+b)"), each = length(theta_vals))
)
sin_curve_df
## ---- chunk 87
# x軸(角度)・単位円との対応用
d <- 1.1
segment_sin_df <- tibble::tibble(
  x_from = c(theta, theta, theta, theta), 
  y_from = c(sin(theta), sin(theta), sin(theta+b), sin(theta+b)), 
  x_to = c(theta, max(theta_vals)+l, theta, max(theta_vals)+l), 
  y_to = c(-axis_size*d, sin(theta), -axis_size*d, sin(theta+b)), 
  fnc = rep(c("sin theta", "sin(theta+b)"), each = 2)
)
segment_sin_df
## ---- chunk 88
# 角度bに関する可視化用
b_df <- tibble::tibble(
  x = theta+b, 
  y = sin(theta+b), 
  x_to = theta, 
  y_to = sin(theta+b), 
  angle_lable = "b"
) |> 
  dplyr::mutate(
    # 中点に配置
    x_mid = median(c(x, x_to)), 
    y_mid = median(c(y, y_to))
  )
b_df
## ---- chunk 89
# x軸目盛ラベルの描画用の値を作成
tick_min <- floor(min(theta_vals) * 6 / pi)
tick_vec <- seq(from = tick_min, to = tick_min+25, by = 1)
tick_vec
## ---- chunk 90
# 関数ラベルを作成
fnc_label <- paste0(
  "list(", 
  "theta==", round(theta/pi, digits = 2), "*pi", 
  ", b==", round(b, digits = 2), 
  ", sin~theta==", round(sin(theta), digits = 2), 
  ", sin~(theta+b)==", round(sin(theta+b), digits = 2), 
  ")"
)

# サイン波を作図
sin_graph <- ggplot() + 
  geom_line(data = sin_curve_df, 
            mapping = aes(x = theta, y = sin_theta, color = fnc), 
            size = 1) + # sin関数
  geom_segment(data = segment_sin_df, 
               mapping = aes(x = x_from, y = y_from, xend = x_to, yend = y_to), 
               linetype = "dotted") + # 単位円との対応線
  geom_segment(data = b_df, 
               mapping = aes(x = x, y = y, xend = x_to, yend = y_to), 
               color ="purple") + # 長さbの線分
  geom_text(data = b_df, 
            mapping = aes(x = x_mid, y = y_mid, label = angle_lable), 
            vjust = -0.5, color = "purple") + # 線分bのラベル
  geom_point(data = b_df, 
             mapping = aes(x = x, y = y), 
             size = 4, shape = 1) + # theta+bの点
  geom_point(data = point_df, 
             mapping = aes(x = theta, y = sin_theta), 
             size = 4) + # 関数曲線上の点
  scale_x_continuous(breaks = tick_vec/6*pi, 
                     labels = parse(text = paste0("frac(", tick_vec, ", 6)~pi"))) + # 角度目盛ラベル
  scale_color_manual(breaks = c("sin theta", "sin(theta+b)"), 
                     values = c("red", "blue"), 
                     labels = parse(text = c("sin~theta", "sin~(theta+b)")), 
                     name = "function") + # 線の色
  theme(legend.text.align = 0) + # 凡例の設定
  coord_fixed(ratio = 1, clip = "off", 
              xlim = c(min(theta_vals), max(theta_vals)), ylim = c(-axis_size, axis_size)) + # 描画領域
  labs(title = "sine curve", 
       subtitle = parse(text = fnc_label), 
       x = expression(theta), y = expression(f(theta)))
sin_graph
## ---- chunk 91
# グラフを並べて描画
patchwork::wrap_plots(sin_graph, circle_graph) + 
  patchwork::plot_layout(guides = "collect")
## ---- chunk 92
# フレーム数を指定
frame_num <- 100

# 変数の定数項を指定
b <- -0.5 * pi

# 角度の範囲を指定
theta_min <- -2 * pi
theta_max <- 2 * pi

# フレームごとの角度を作成
theta_i <- seq(from = theta_min, to = theta_max, length.out = frame_num+1)[1:frame_num]
head(theta_i)
## ---- chunk 93
# パラメータを指定
k_i <- c(-2, 3, 3)
l_i <- c(0, 2, -3)
a_i <- c(1.5, 1.5, -1)
b_i <- c(1/6*pi, 1/6*pi, -1/2*pi)

# 曲線の数を設定
n <- length(k_i)

# 角度を指定
alpha <- 60

# ラジアンに変換
theta <- alpha / 180 * pi
theta
## ---- chunk 94
# 因子レベルの設定用のベクトルを作成
param_level <- paste0("list(k==", k_i, ", l==", l_i, ", a==", a_i, ", b==", round(b_i, 2), ")")

# 関数の点の描画用
point_df <- tibble::tibble(
  theta = theta, 
  sin_theta = sin(theta * a_i + b_i) * k_i + l_i, 
  cos_theta = cos(theta * a_i + b_i) * k_i, 
  param = paste0("list(k==", k_i, ", l==", l_i, ", a==", a_i, ", b==", round(b_i, 2), ")") |> 
    factor(levels = param_level)
)
point_df
## ---- chunk 95
# 円の描画用
circle_df <- tidyr::expand_grid(
  i = 1:n, # 曲線番号
  theta = seq(from = 0, to = 2*pi, by = 0.05)
) |> # 曲線ごとに作図用のθを複製
  dplyr::group_by(i) |> # 角度の作成用
  dplyr::mutate(
    sin_theta = sin(theta) * k_i[unique(i)] + l_i[unique(i)], 
    cos_theta = cos(theta) * k_i[unique(i)], 
    param = paste0(
      "list(k==", k_i[unique(i)], ", l==", l_i[unique(i)], 
      ", a==", a_i[unique(i)], ", b==", round(b_i[unique(i)], 2), ")"
    ) |> 
    factor(levels = param_level)
  ) |> 
  dplyr::ungroup()
circle_df
## ---- chunk 96
# 半径の描画用
radius_df <- dplyr::bind_rows(
  tibble::tibble(
    x_from = 0, 
    y_from = 0 + l_i, 
    x_to = 1 * abs(k_i), 
    y_to = 0 + l_i, 
    param = paste0("list(k==", k_i, ", l==", l_i, ", a==", a_i, ", b==", round(b_i, 2), ")") |> 
      factor(levels = param_level), 
    k = k_i, 
    type = "main"
  ), # 水平方向の半径
  tibble::tibble(
    x_from = 0, 
    y_from = 0 + l_i, 
    x_to = cos(theta * a_i + b_i) * k_i,  
    y_to = sin(theta * a_i + b_i) * k_i + l_i,  
    param = paste0("list(k==", k_i, ", l==", l_i, ", a==", a_i, ", b==", round(b_i, 2), ")") |> 
      factor(levels = param_level), 
    k = k_i, 
    type = "main"
  ), # 角度aθ+bの半径
  tibble::tibble(
    x_from = 0, 
    y_from = 0 + l_i, 
    x_to = cos(theta * a_i + b_i) * abs(k_i),  
    y_to = sin(theta * a_i + b_i) * abs(k_i) + l_i,  
    param = paste0("list(k==", k_i, ", l==", l_i, ", a==", a_i, ", b==", round(b_i, 2), ")") |> 
      factor(levels = param_level), 
    k = k_i, 
    type = "sub"
  ) # kが負のとき用の半径
) |> 
  dplyr::group_by(k) |> # 行の抽出用
  dplyr::filter(
    (type == "main") | (k < 0 & type == "sub")
  ) |> # 不要な行を除去
  dplyr::ungroup()

# 角度マークの描画用
d <- 0.1
angle_df <- tibble::tibble(
  i = 1:n # 曲線番号
) |> 
  dplyr::group_by(i) |> # 角度の作成用
  dplyr::summarise(
    theta = seq(from = min(0, theta*a_i[i]+b_i[i]), to = max(0, theta*a_i[i]+b_i[i]), length.out = 100), 
    .groups = "keep"
  ) |> 
  dplyr::mutate(
    x = cos(theta) * (unique(i)+1)*d, 
    y = sin(theta) * (unique(i)+1)*d + l_i[unique(i)], 
    param = paste0(
      "list(k==", k_i[unique(i)], ", l==", l_i[unique(i)], 
      ", a==", a_i[unique(i)], ", b==", round(b_i, 2)[unique(i)], ")"
    ) |> 
    factor(levels = param_level)
  ) |> 
  dplyr::ungroup()

# 角度ラベルの描画用
angle_label_df <- angle_df |> 
  dplyr::group_by(i, param) |> # 中点の計算用
  dplyr::summarise(
    theta = median(theta), .groups = "keep"
  ) |> 
  dplyr::mutate(
    x = cos(theta) * (i+2)*d, 
    y = sin(theta) * (i+2)*d + l_i[i], 
    angle_label = paste0("theta[", i, "]")
  ) |> 
  dplyr::ungroup()
radius_df; angle_df; angle_label_df
## ---- chunk 97
# sin関数の線の描画用
sin_line_df <- tibble::tibble(
  i = 1:n, # 曲線番号
  x_from = cos(theta * a_i + b_i) * k_i, 
  y_from = 0 + l_i, 
  x_to = cos(theta * a_i + b_i) * k_i, 
  y_to = sin(theta * a_i + b_i) * k_i + l_i, 
  param = paste0("list(k==", k_i, ", l==", l_i, ", a==", a_i, ", b==", round(b_i, 2), ")") |> 
    factor(levels = param_level)
)

# sin関数の線ラベルの描画用
sin_label_df <- sin_line_df |> 
  dplyr::group_by(i) |> # 中点の計算用
  dplyr::mutate(
    # 中点に配置
    x = median(c(x_from, x_to)), 
    y = median(c(y_from, y_to)), 
    sin_theta = sin(theta * a_i[i] + b_i[i]) * k_i[i] + l_i[i], 
    fnc_label = paste0("sin[", i, "]==", round(sin_theta, digits = 2))
  ) |> 
  dplyr::ungroup() |> 
  dplyr::select(x, y, param, fnc_label)
sin_line_df; sin_label_df
## ---- chunk 98
# 描画領域のサイズを設定
d <- 0.5
x_min <- -max(abs(k_i)) - d
x_max <- max(abs(k_i)) + d
y_min <- -max(abs(k_i)) + min(l_i) - d
y_max <- max(abs(k_i)) + max(l_i) + d
l     <- 1.5
x_min; x_max; y_min; y_max
## ---- chunk 99
# サイン波との対応用
segment_circle_df <- tibble::tibble(
  x_from = cos(theta * a_i + b_i) * k_i, 
  y_from = sin(theta * a_i + b_i) * k_i + l_i, 
  x_to = x_min-l, 
  y_to = sin(theta * a_i + b_i) * k_i + l_i, 
  param = paste0("list(k==", k_i, ", l==", l_i, ", a==", a_i, ", b==", round(b_i, 2), ")") |> 
    factor(levels = param_level)
)
segment_circle_df
## ---- chunk 100
# 単位円の描画用
unit_circle_df <- tibble::tibble(
  theta = seq(from = 0, to = 2*pi, by = 0.05), 
  sin_theta = sin(theta), 
  cos_theta = cos(theta)
)

# 角度目盛の描画用
tick_df <- tibble::tibble(
  alpha = 0:11 * 30, 
  theta = 0:11 / 6 * pi, 
  x = cos(theta), 
  y = sin(theta), 
  rad_label = paste0("frac(", 0:11, ", 6)~pi")
)

# 半径の描画用
unit_radius_df <- tibble::tibble(
  x_from = c(0, 0), 
  y_from = c(0, 0), 
  x_to = c(1, cos(theta)), 
  y_to = c(0, sin(theta))
)

# 角度マークの描画用
d <- 0.1
unit_angle_df <- tibble::tibble(
  theta = seq(from = min(0, theta), to = max(0, theta), by = 0.1), 
  x = cos(theta) * d, 
  y = sin(theta) * d
)

# 角度ラベルの描画用
d <- 0.2
unit_angle_label_df <- tibble::tibble(
  theta = 0.5 * theta, 
  x = cos(theta) * d, 
  y = sin(theta) * d, 
  angle_label = "theta"
)

# サイン波との対応用
segment_unit_circle_df <- tibble::tibble(
  x = cos(theta), 
  y = sin(theta), 
  x_to = x_min-l, 
  y_to = sin(theta)
)
## ---- chunk 101
# 関数ラベルを作成
fnc_label <- paste0(
  "list(", 
  "theta==", round(theta/pi, digits = 2), "*pi", 
  ", sin~theta==", round(sin(theta), digits = 2), 
  ", cos~theta==", round(cos(theta), digits = 2), 
  ")"
)

# 円を作図
d <- 1.2
circle_graph <- ggplot() + 
  geom_path(data = unit_circle_df, 
            mapping = aes(x = cos_theta, y = sin_theta), 
            size = 1) + # 単位円
  geom_text(data = tick_df, 
            mapping = aes(x = x, y = y, angle = alpha+90), 
            label = "|", size = 2) + # 角度目盛
  geom_text(data = tick_df, 
            mapping = aes(x = x*d, y = y*d, label = rad_label, 
                          hjust = 1-(x*0.5+0.5), vjust = 1-(y*0.5+0.5)), parse = TRUE) + # 角度目盛ラベル
  geom_segment(data = unit_radius_df, 
               mapping = aes(x = x_from, y = y_from, xend = x_to, yend = y_to)) + # 角度θの半径
  geom_path(data = unit_angle_df, 
            mapping = aes(x = x, y = y)) + # 角度θのマーク
  geom_text(data = unit_angle_label_df, 
            mapping = aes(x = x, y = y, label = angle_label), parse = TRUE) + # 角度θのラベル
  geom_path(data = circle_df, 
            mapping = aes(x = cos_theta, y = sin_theta, color = param), 
            linetype = "dotted", size = 1) + # 半径kの円
  geom_segment(data = radius_df, 
               mapping = aes(x = x_from, y = y_from, xend = x_to, yend = y_to, 
                             color = param, linetype = type)) + # 角度aθ+bの半径
  geom_path(data = angle_df, 
            mapping = aes(x = x, y = y, color = param)) + # 角度aθ+bのマーク
  geom_text(data = angle_label_df, 
            mapping = aes(x = x, y = y, label = angle_label, color = param), parse = TRUE) + # 角度aθ+bのラベル
  geom_segment(data = sin_line_df, 
               mapping = aes(x = x_from, y = y_from, xend = x_to, yend = y_to, color = param), 
               size = 1) + # 角度aθ+bのsin関数
  geom_text(data = sin_label_df, 
            mapping = aes(x = x, y = y, label = fnc_label, color = param), parse = TRUE, 
            angle = 90, vjust = 1) + # 角度aθ+bのsin関数ラベル
  geom_segment(data = segment_unit_circle_df, 
               mapping = aes(x = x, y = y, xend = x_to, yend = y_to), 
               size = 1, linetype = "dotted") + # 角度θのsin波との対応線
  geom_point(data = segment_unit_circle_df, 
             mapping = aes(x = x, y = y), 
             size = 4) + # 角度θの点
  geom_segment(data = segment_circle_df, 
               mapping = aes(x = x_from, y = y_from, xend = x_to, yend = y_to, color = param), 
               size = 1, linetype = "dotted") + # 角度aθ+bのsin波との対応線
  geom_point(data = point_df, 
             mapping = aes(x = cos_theta, y = sin_theta, color = param), 
             size = 4) + # 円上の点
  scale_linetype_manual(breaks = c("main", "sub"), 
                        values = c("solid", "dashed")) + # 線の種類
  scale_color_hue(breaks = point_df[["param"]], 
                  labels = parse(text = as.character(point_df[["param"]])), 
                  name = expression(k~sin(a*theta+b)+l)) + # 線の色の凡例
  theme(legend.position = "none") + # 凡例の非表示
  coord_fixed(ratio = 1, clip = "off", 
              xlim = c(x_min, x_max), ylim = c(y_min, y_max)) + # 描画領域
  labs(title = "unit circle", 
       subtitle = parse(text = fnc_label), 
       x = "x", y = "y")
circle_graph
## ---- chunk 102
# 作図用のラジアンの値を作成
theta_vals <- seq(from = theta-2*pi, to = theta+2*pi, by = 0.01)
head(theta_vals)
## ---- chunk 103
# サイン波の描画用
sin_curve_df <- tidyr::expand_grid(
  i = 1:n, # 曲線番号
  theta = theta_vals
) |> # 曲線ごとに作図用のθを複製
  dplyr::group_by(i) |> 
  dplyr::mutate(
    sin_theta = sin(theta * a_i[unique(i)] + b_i[unique(i)]) * k_i[unique(i)] + l_i[unique(i)], 
    param = paste0(
      "list(k==", k_i[unique(i)], ", l==", l_i[unique(i)], 
      ", a==", a_i[unique(i)], ", b==", round(b_i[unique(i)], 2), ")"
    ) |> 
      factor(levels = param_level)
  ) |> 
  dplyr::ungroup()
sin_curve_df
## ---- chunk 104
# x軸(角度)・円との対応用
d <- 1.1
segment_sin_df <- tibble::tibble(
  x_from = theta, 
  y_from = sin(theta * a_i + b_i) * k_i + l_i, 
  x_to = max(theta_vals)+l, 
  y_to = sin(theta * a_i + b_i) * k_i + l_i, 
  param = paste0("list(k==", k_i, ", l==", l_i, ", a==", a_i, ", b==", round(b_i, 2), ")") |> 
    factor(levels = param_level)
)
segment_sin_df
## ---- chunk 105
# サイン波の描画用
unit_sin_curve_df <- tibble::tibble(
  theta = theta_vals, 
  sin_theta = sin(theta_vals)
)

# x軸(角度)・単位円との対応用
segment_unit_sin_df <- tibble::tibble(
  x = theta, 
  y = sin(theta) , 
  x_to = max(theta_vals)+l, 
  y_to = sin(theta)
)
## ---- chunk 106
# x軸目盛ラベルの描画用の値を作成
tick_min <- floor(min(theta_vals) * 6 / pi)
tick_vec <- seq(from = tick_min, to = tick_min+25, by = 1)
tick_vec
## ---- chunk 107
# 関数ラベルを作成
fnc_label <- paste0(
  "list(", 
  "theta==", round(theta/pi, digits = 2), "*pi", 
  ", sin~theta==", round(sin(theta), digits = 2), 
  ")"
)

# サイン波を作図
sin_graph <- ggplot() + 
  geom_line(data = unit_sin_curve_df, 
            mapping = aes(x = theta, y = sin_theta), 
            size = 1) + # 角度θのsin関数
  geom_segment(data = segment_unit_sin_df, 
               mapping = aes(x = x, y = y, xend = x_to, yend = y_to), 
               size = 1, linetype = "dotted") + # 角度θの単位円との対応線
  geom_vline(data = segment_unit_sin_df, 
             mapping = aes(xintercept = x), 
             size = 1, linetype = "dotted") + # 角度θの単位円との対応線
  geom_point(data = segment_unit_sin_df, 
             mapping = aes(x = x, y = y), 
             size = 4) + # 角度θの関数曲線上の点
  geom_line(data = sin_curve_df, 
            mapping = aes(x = theta, y = sin_theta, color = param), 
            size = 1) + # 角度aθ+bのsin関数
  geom_segment(data = segment_sin_df, 
               mapping = aes(x = x_from, y = y_from, xend = x_to, yend = y_to, color = param), 
               size = 1, linetype = "dotted") + # 角度aθ+bの円との対応線
  geom_point(data = point_df, 
             mapping = aes(x = theta, y = sin_theta, color = param), 
             size = 4) + # 角度aθ+bの関数曲線上の点
  scale_x_continuous(breaks = tick_vec/6*pi, 
                     labels = parse(text = paste0("frac(", tick_vec, ", 6)~pi"))) + # 角度目盛ラベル
  scale_color_hue(breaks = point_df[["param"]], 
                  labels = parse(text = as.character(point_df[["param"]])), 
                  name = expression(k~sin(a*theta+b)+l)) + 
  theme(legend.text.align = 0) + # 凡例の左揃え
  coord_fixed(ratio = 1, clip = "off", 
              xlim = c(min(theta_vals), max(theta_vals)), ylim = c(y_min, y_max)) + # 描画領域
  labs(title = "sine curve", 
       subtitle = parse(text = fnc_label), 
       x = expression(theta), y = expression(f(theta)))
sin_graph
## ---- chunk 108
# グラフを並べて描画
patchwork::wrap_plots(sin_graph, circle_graph) + 
  patchwork::plot_layout(guides = "collect")
## ---- chunk 109
# フレーム数を指定
frame_num <- 100

# パラメータを指定
k_i <- c(-2, 3, 3)
l_i <- c(0, 2, -3)
a_i <- c(1.5, 1.5, -1)
b_i <- c(1/6*pi, 1/6*pi, -1/2*pi)

# 曲線の数を設定
n <- length(k_i)

# 角度の範囲を指定
theta_min <- -2 * pi
theta_max <- 2 * pi

# フレームごとの角度を作成
theta_i <- seq(from = theta_min, to = theta_max, length.out = frame_num+1)[1:frame_num]
head(theta_i)
